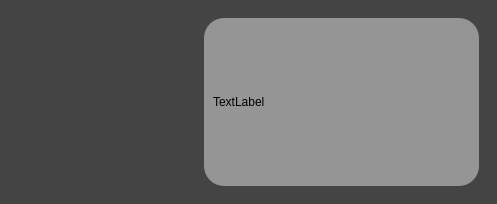
<?xml version="1.0" encoding="UTF-8"?>
<ui version="4.0">
 <class>Form</class>
 <widget class="QWidget" name="Form">
  <property name="geometry">
   <rect>
    <x>0</x>
    <y>0</y>
    <width>497</width>
    <height>204</height>
   </rect>
  </property>
  <property name="minimumSize">
   <size>
    <width>497</width>
    <height>204</height>
   </size>
  </property>
  <property name="maximumSize">
   <size>
    <width>497</width>
    <height>204</height>
   </size>
  </property>
  <property name="windowTitle">
   <string>Form</string>
  </property>
  <property name="styleSheet">
   <string notr="true">background-color: rgb(68, 68, 68);</string>
  </property>
  <layout class="QHBoxLayout" name="horizontalLayout">
   <property name="spacing">
    <number>9</number>
   </property>
   <property name="leftMargin">
    <number>9</number>
   </property>
   <property name="topMargin">
    <number>9</number>
   </property>
   <property name="rightMargin">
    <number>9</number>
   </property>
   <property name="bottomMargin">
    <number>9</number>
   </property>
   <item>
    <widget class="QWidget" name="widget" native="true">
     <property name="styleSheet">
      <string notr="true">background-color: rgb(68, 68, 68)</string>
     </property>
     <layout class="QHBoxLayout" name="horizontalLayout_2">
      <item>
       <widget class="QWidget" name="widget_2" native="true">
        <property name="maximumSize">
         <size>
          <width>180</width>
          <height>16777215</height>
         </size>
        </property>
        <property name="styleSheet">
         <string notr="true">background-color: rgb(68, 68, 68);
border-radius:20px;</string>
        </property>
        <layout class="QHBoxLayout" name="horizontalLayout_3">
         <item>
          <widget class="QPushButton" name="pushButton">
           <property name="text">
            <string/>
           </property>
           <property name="icon">
            <iconset>
             <normaloff>../images/robot_conf.png</normaloff>../images/robot_conf.png</iconset>
           </property>
           <property name="iconSize">
            <size>
             <width>150</width>
             <height>150</height>
            </size>
           </property>
          </widget>
         </item>
        </layout>
       </widget>
      </item>
      <item>
       <widget class="QWidget" name="widget_3" native="true">
        <property name="styleSheet">
         <string notr="true">background-color: rgb(149, 149, 149);
border-radius:20px;</string>
        </property>
        <layout class="QHBoxLayout" name="horizontalLayout_4">
         <property name="spacing">
          <number>0</number>
         </property>
         <property name="leftMargin">
          <number>9</number>
         </property>
         <property name="topMargin">
          <number>9</number>
         </property>
         <property name="rightMargin">
          <number>9</number>
         </property>
         <property name="bottomMargin">
          <number>9</number>
         </property>
         <item>
          <widget class="QLabel" name="label">
           <property name="styleSheet">
            <string notr="true"/>
           </property>
           <property name="text">
            <string>TextLabel</string>
           </property>
           <property name="wordWrap">
            <bool>true</bool>
           </property>
          </widget>
         </item>
        </layout>
       </widget>
      </item>
     </layout>
    </widget>
   </item>
  </layout>
 </widget>
 <resources/>
 <connections/>
</ui>
